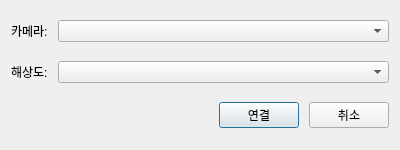
<?xml version="1.0" encoding="UTF-8"?>
<ui version="4.0">
 <class>CameraSettings</class>
 <widget class="QDialog" name="CameraSettings">
  <property name="geometry">
   <rect>
    <x>0</x>
    <y>0</y>
    <width>400</width>
    <height>150</height>
   </rect>
  </property>
  <property name="minimumSize">
   <size>
    <width>400</width>
    <height>150</height>
   </size>
  </property>
  <property name="windowTitle">
   <string>카메라 설정</string>
  </property>
  <property name="modal">
   <bool>true</bool>
  </property>
  <layout class="QVBoxLayout" name="verticalLayout">
   <property name="spacing">
    <number>10</number>
   </property>
   <item>
    <layout class="QHBoxLayout" name="horizontalLayout">
     <item>
      <widget class="QLabel" name="cameraLabel">
       <property name="text">
        <string>카메라:</string>
       </property>
      </widget>
     </item>
     <item>
      <widget class="QComboBox" name="cameraCombo">
       <property name="sizePolicy">
        <sizepolicy hsizetype="Expanding" vsizetype="Fixed">
         <horstretch>0</horstretch>
         <verstretch>0</verstretch>
        </sizepolicy>
       </property>
      </widget>
     </item>
    </layout>
   </item>
   <item>
    <layout class="QHBoxLayout" name="horizontalLayout_2">
     <item>
      <widget class="QLabel" name="resolutionLabel">
       <property name="text">
        <string>해상도:</string>
       </property>
      </widget>
     </item>
     <item>
      <widget class="QComboBox" name="resolutionCombo">
       <property name="sizePolicy">
        <sizepolicy hsizetype="Expanding" vsizetype="Fixed">
         <horstretch>0</horstretch>
         <verstretch>0</verstretch>
        </sizepolicy>
       </property>
      </widget>
     </item>
    </layout>
   </item>
   <item>
    <layout class="QHBoxLayout" name="horizontalLayout_3">
     <item>
      <spacer name="horizontalSpacer">
       <property name="orientation">
        <enum>Qt::Horizontal</enum>
       </property>
       <property name="sizeHint" stdset="0">
        <size>
         <width>40</width>
         <height>20</height>
        </size>
       </property>
      </spacer>
     </item>
     <item>
      <widget class="QPushButton" name="connectButton">
       <property name="text">
        <string>연결</string>
       </property>
      </widget>
     </item>
     <item>
      <widget class="QPushButton" name="cancelButton">
       <property name="text">
        <string>취소</string>
       </property>
      </widget>
     </item>
    </layout>
   </item>
  </layout>
 </widget>
 <resources/>
 <connections/>
</ui>
